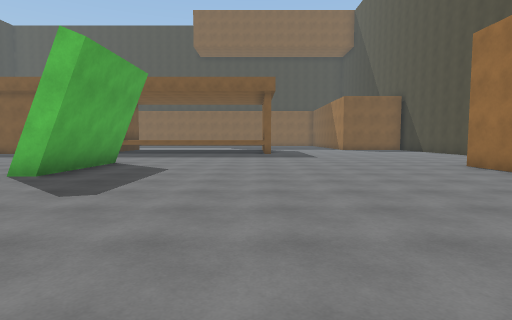
View 1 (above)

24 first-person views from a walk through a 3-D level made in the Unity game engine. The camera is 1.4 m above the floor, tilts 4° down and sees 80° across. The floor is counted in squares, 2 m on a side. Each view is taken from the middle of a square. On the plan, view 1 faces up. The plan holds only what a view shows up to about 10 squares ahead; the rest is blank. The player character is not drawn. Surface patterns are stand-ins for the level's own textures.

View 2
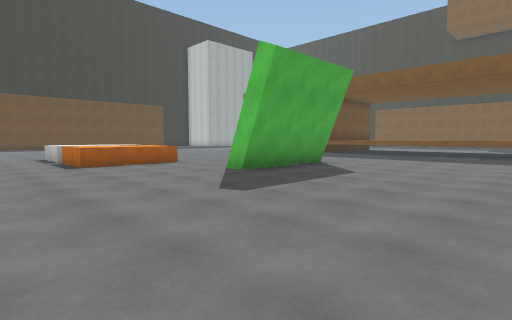

View 3
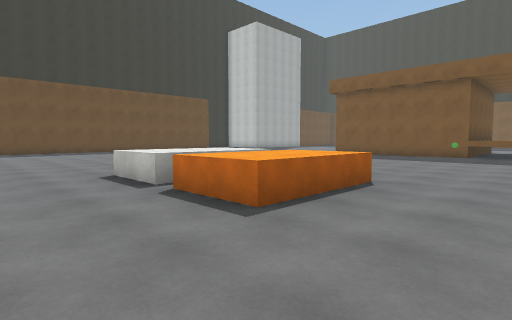

View 4
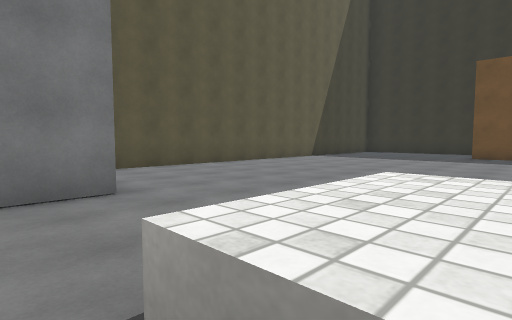

View 5
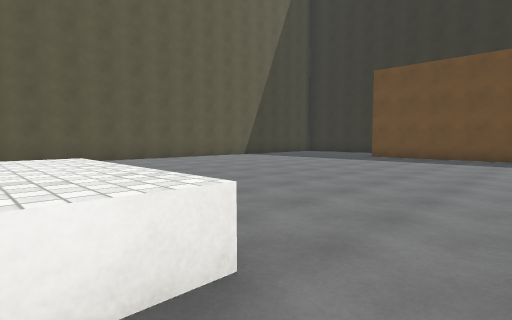

View 6
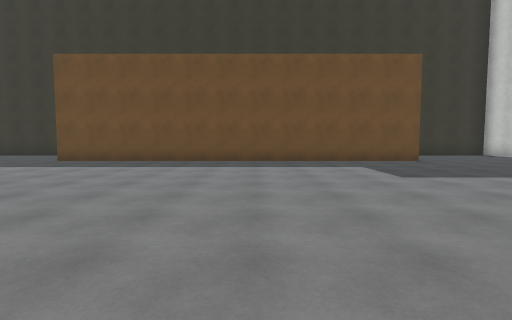

View 7
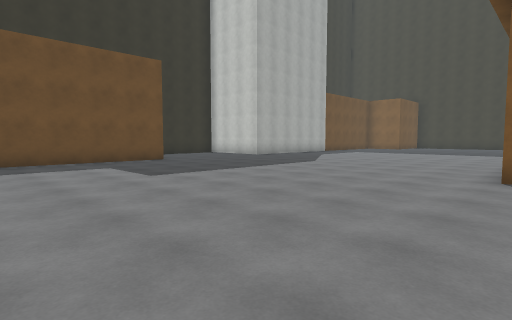

View 8
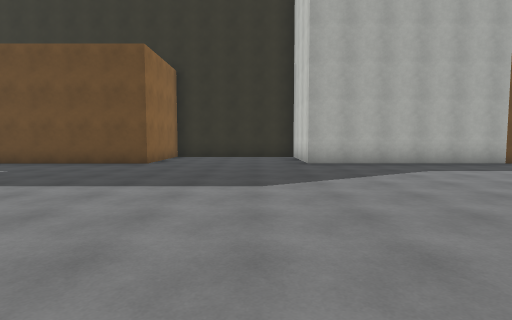

View 9
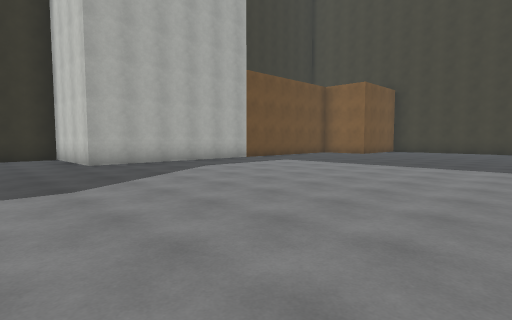

View 10
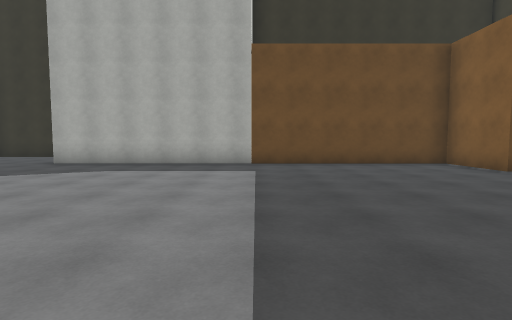

View 11
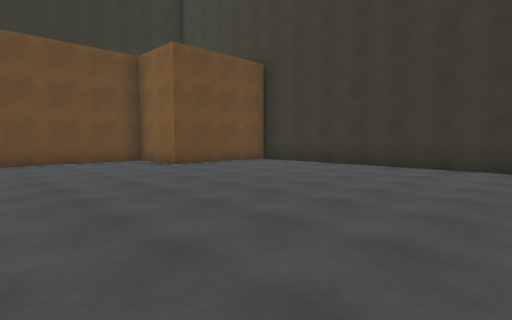

View 12
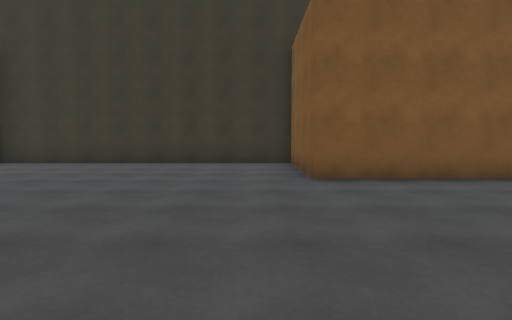

View 13
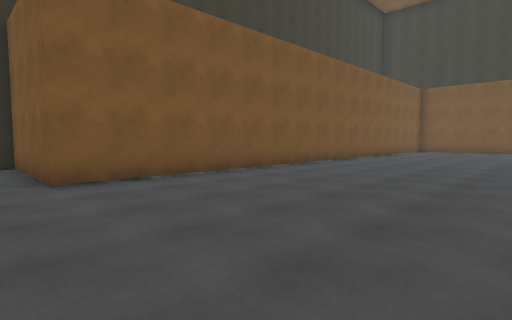

View 14
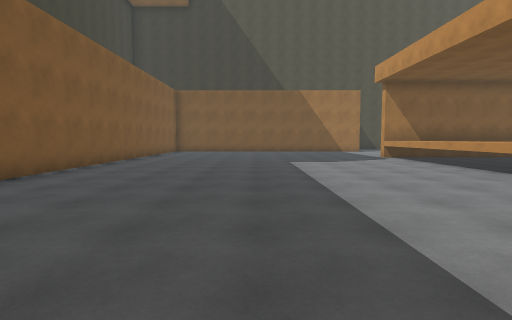

View 15
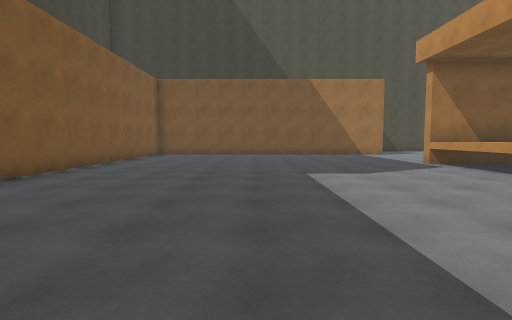

View 16
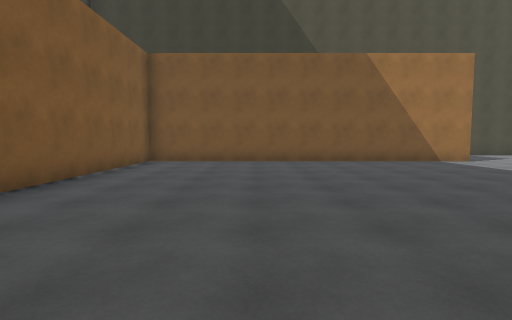

View 17
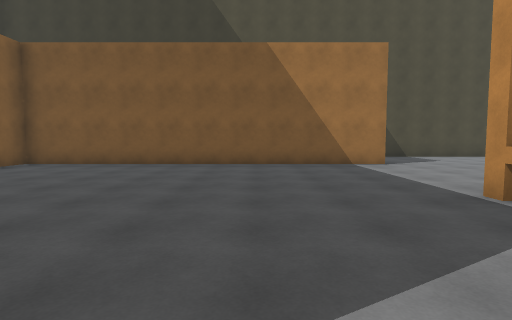

View 18
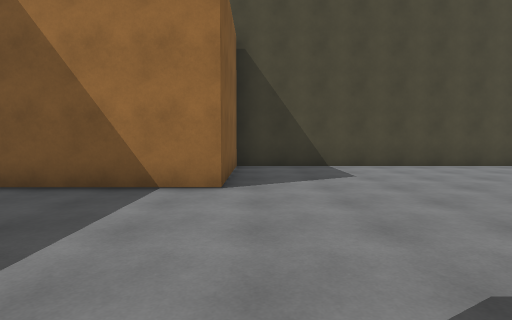

View 19
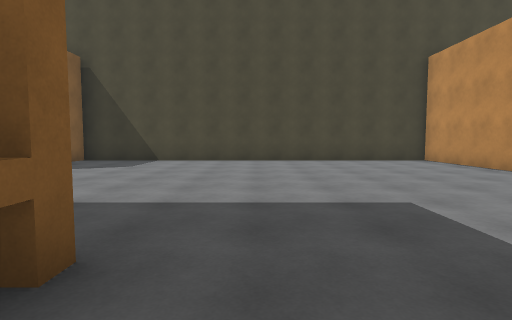

View 20
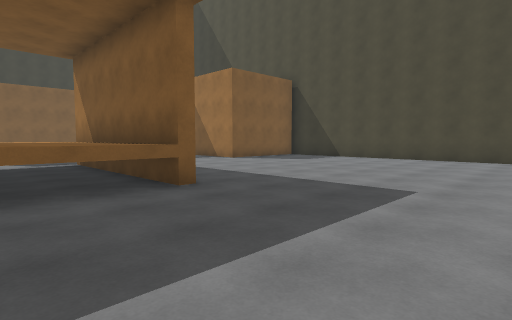

View 21
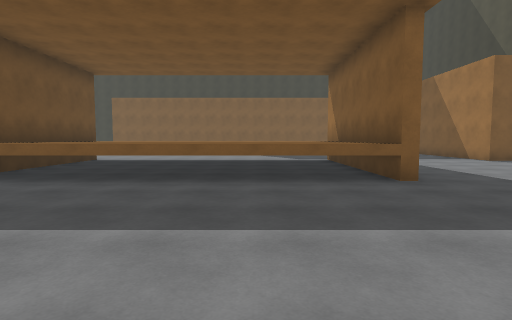

View 22
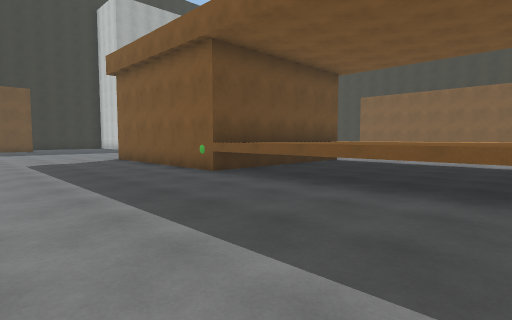

View 23
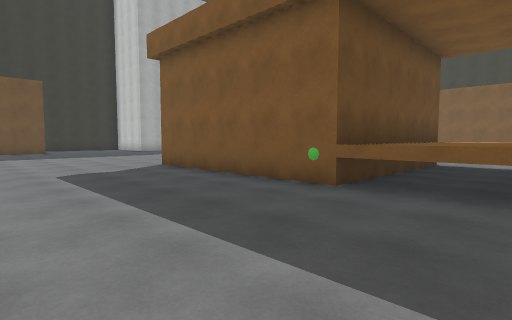

View 24
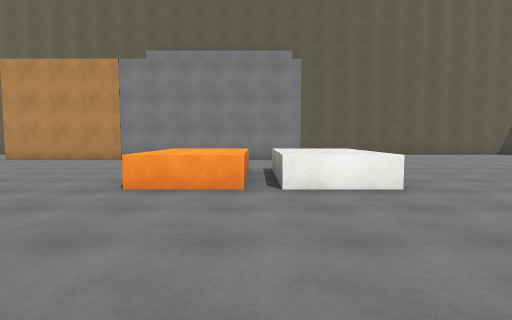

### Floor plan
Key: @ floor where view 1 was taken; # wall or solid block; . floor; ^ raised ledge; O other object.
Columns run from 25 left of view 1 to 9 right of it. Each row starts with its distance up from view 1.
 32      ##########
 31      #........#
 30      #........#
 29    ###........##################
 28    #...........................#
 27    #...........................#
 26    #...........................#
 25    #...........................#
 24    #...........................#
 23    #...........................#
 22    #........    ...............#
 21    #........     ..............#
 20    #.........     .............#
 19    #.........     ^^^^^^^^.....####
 18 ####.........     ^ ^^  ^#........#
 17 #............     ^^^ ^ ^# .......#
 16 #............     ^^^^^^^# .......#
 15   ...........     ^^^^^^^#........#
 14   ...........####O^^^^^^^^........#
 13   ##..............................#
 12    #..............................#
 11    #..............................#
 10    #.......... ...................#
  9    #.......... ..... .............#
  8    #................ #............#
  7    #................ #.........####
  6    #.................#.........#
  5    #..........^^.^............
  4    #..........^^.^............
  3    #.........................
  2    #........................
  1    ........................
  0    .. .........##########@
 -1        ........
 -2         .......
 -3          .....
 -4          ######

Where each view was taken, in squares from view 1:
view 1: 0 up, 0 right, facing up
view 2: 1 up, 1 right, facing up-left
view 3: 1 up, 5 left, facing up-left
view 4: 4 up, 9 left, facing down-left
view 5: 7 up, 10 left, facing down-left
view 6: 8 up, 12 left, facing left
view 7: 8 up, 12 left, facing up-left
view 8: 16 up, 13 left, facing left
view 9: 15 up, 13 left, facing up-left
view 10: 23 up, 13 left, facing left
view 11: 24 up, 12 left, facing up-left
view 12: 23 up, 12 left, facing up
view 13: 23 up, 12 left, facing up-right
view 14: 24 up, 11 left, facing right
view 15: 24 up, 8 left, facing right
view 16: 25 up, 4 left, facing right
view 17: 22 up, 3 left, facing right
view 18: 18 up, 1 right, facing right
view 19: 13 up, 1 left, facing right
view 20: 10 up, 2 left, facing up-right
view 21: 9 up, 2 left, facing up
view 22: 10 up, 2 left, facing up-left
view 23: 10 up, 5 left, facing up-left
view 24: 10 up, 9 left, facing down
